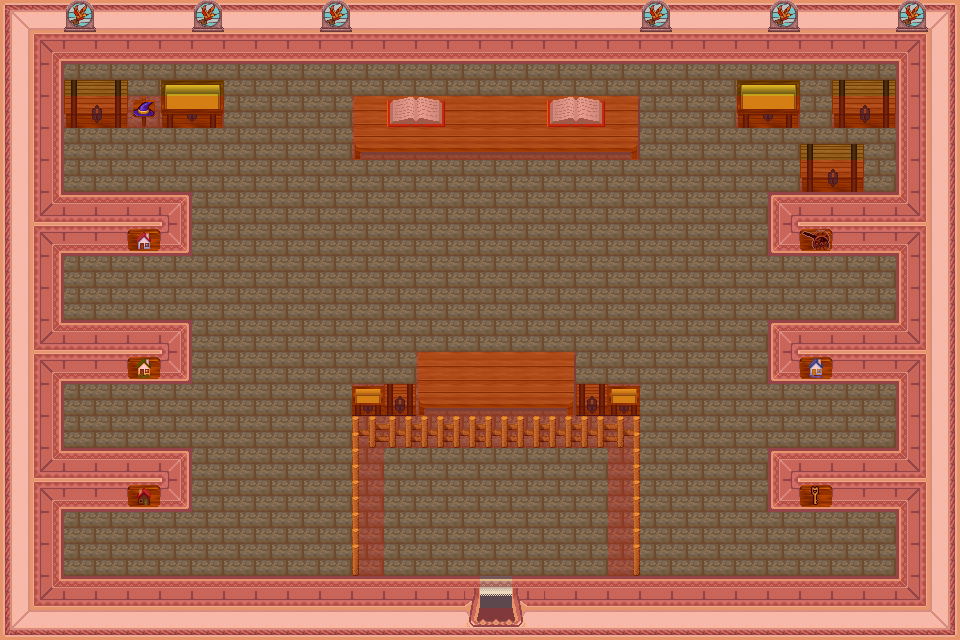

This is a level from a 2D game, rendered from its Tiled map with the project's own tilesets. A one-line summary and the map file follow, with tile-layer data summarised:
An orthogonal 30x20 tile map with 32x32 px tiles, 6 tile layers (0_floor, 1_terrain, 2_object, 3_roof, ...), 1 hidden layer not drawn, 14 tilesets.

<map version="1.10" tiledversion="1.10.1" orientation="orthogonal" renderorder="right-down" width="30" height="20" tilewidth="32" tileheight="32" infinite="0" nextlayerid="8" nextobjectid="1">
 <tileset firstgid="1" name="int_wall_pale.png" tilewidth="32" tileheight="32" tilecount="16" columns="2">
  <image source="../../tileset/building/wall/int_wall_pale.png" trans="ff00ff" width="64" height="256" />
 </tileset>
 <tileset firstgid="17" name="int_wall_purple.png" tilewidth="32" tileheight="32" tilecount="20" columns="2">
  <image source="../../tileset/building/wall/int_wall_purple.png" trans="ff00ff" width="64" height="320" />
 </tileset>
 <tileset firstgid="37" name="carpets_2.png" tilewidth="32" tileheight="32" tilecount="20" columns="4">
  <image source="../../tileset/furniture/carpet/carpets_2.png" trans="ff00ff" width="128" height="160" />
 </tileset>
 <tileset firstgid="57" name="pale_red_ns.png" tilewidth="32" tileheight="32" tilecount="36" columns="9">
  <image source="../../tileset/building/entrance/pale_red_ns.png" trans="ff00ff" width="288" height="128" />
 </tileset>
 <tileset firstgid="93" name="fence_wooden.png" tilewidth="32" tileheight="32" tilecount="12" columns="3">
  <image source="../../tileset/building/fence/fence_wooden.png" width="96" height="128" />
 </tileset>
 <tileset firstgid="105" name="small.png" tilewidth="32" tileheight="32" tilecount="2" columns="1">
  <image source="../../tileset/item/chest/small.png" trans="ff00ff" width="32" height="64" />
 </tileset>
 <tileset firstgid="107" name="painted.png" tilewidth="32" tileheight="32" tilecount="1" columns="1">
  <image source="../../tileset/building/window/painted.png" width="32" height="32" />
 </tileset>
 <tileset firstgid="108" name="book.png" tilewidth="32" tileheight="32" tilecount="4" columns="2">
  <image source="../../tileset/item/documents/book.png" width="64" height="64" />
 </tileset>
 <tileset firstgid="112" name="collision.png" tilewidth="32" tileheight="32" tilecount="1" columns="1">
  <image source="../../tileset/logic/collision.png" width="32" height="32" />
 </tileset>
 <tileset firstgid="113" name="protection.png" tilewidth="32" tileheight="32" tilecount="2" columns="2">
  <image source="../../tileset/logic/protection.png" width="64" height="32" />
 </tileset>
 <tileset firstgid="115" name="table" tilewidth="32" tileheight="32" tilecount="9" columns="3">
  <image source="../../tileset/furniture/table/wooden_rectangular.png" width="96" height="96" />
 </tileset>
 <tileset firstgid="124" name="chest" tilewidth="32" tileheight="32" tilecount="8" columns="4">
  <image source="../../tileset/item/chest/large.png" width="128" height="64" />
 </tileset>
 <tileset firstgid="132" name="banners" tilewidth="32" tileheight="32" tilecount="7" columns="1">
  <image source="../../tileset/building/decoration/chests_banner.png" width="32" height="224" />
 </tileset>
 <tileset firstgid="139" name="chests_signpost" tilewidth="32" tileheight="32" tilecount="7" columns="1">
  <image source="../../tileset/building/decoration/chests_signpost.png" width="32" height="224" />
 </tileset>
 <layer id="1" name="0_floor" width="30" height="20">
  <data>[600 cells, 600 non-empty, 27 distinct tile ids]</data>
 </layer>
 <layer id="2" name="1_terrain" width="30" height="20">
  <data>[600 cells, 60 non-empty, 20 distinct tile ids]</data>
 </layer>
 <layer id="3" name="2_object" width="30" height="20">
  <data>[600 cells, 16 non-empty, 9 distinct tile ids]</data>
 </layer>
 <layer id="4" name="3_roof" width="30" height="20">
  <data>[600 cells, 10 non-empty, 4 distinct tile ids]</data>
 </layer>
 <layer id="5" name="objects" width="30" height="20">
  <data>[600 cells, 0 non-empty, 0 distinct tile ids]</data>
 </layer>
 <layer id="6" name="collision" width="30" height="20" opacity="0.22">
  <data>[600 cells, 291 non-empty, 1 distinct tile ids]</data>
 </layer>
 <layer id="7" name="protection" width="30" height="20" visible="0" opacity="0.2">
  <data>[600 cells, 600 non-empty, 1 distinct tile ids]</data>
 </layer>
</map>
